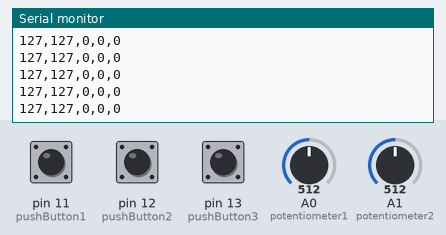
The sketch below on a simulated Arduino Uno, built with avr-gcc and run on an emulated ATmega328P. On the bench: the last lines printed to the serial monitor. Inputs (shaded band) come from the test bench; at power-on: A0 (potentiometer1) = 512, A1 (potentiometer2) = 512, pin 11 (pushButton1) LOW, pin 12 (pushButton2) LOW, pin 13 (pushButton3) LOW.

Above: at 1.2 s.
1.3 s: A0 (potentiometer1) set to 419
At 1.8 s:
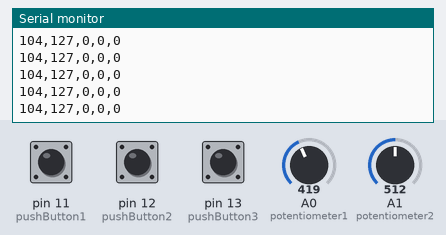
4.3 s: A0 (potentiometer1) set to 389
At 5.2 s:
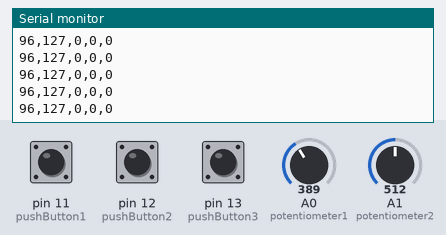
7.3 s: A1 (potentiometer2) set to 420
At 8.4 s:
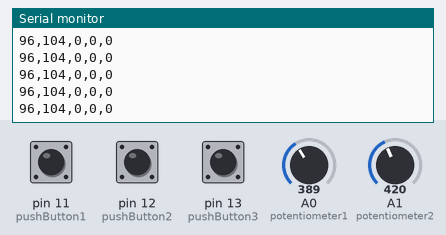
8.8 s: A1 (potentiometer2) set to 384
At 9.3 s:
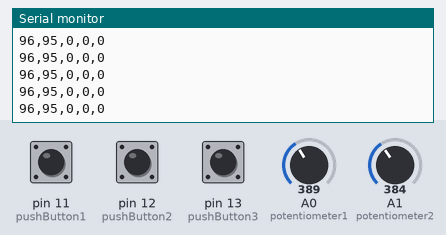
13.3 s: A1 (potentiometer2) set to 45
At 14.0 s:
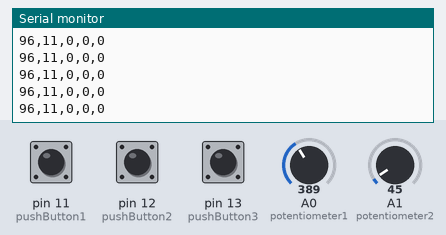
14.8 s: A1 (potentiometer2) set to 36
At 15.5 s:
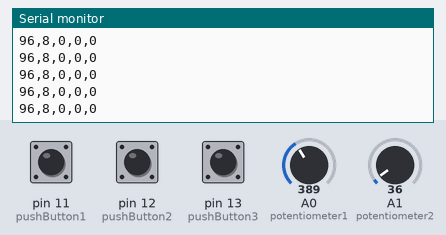
Timing chart, 0 to 17.3 s (numbered marks = the images above; inputs shaded):
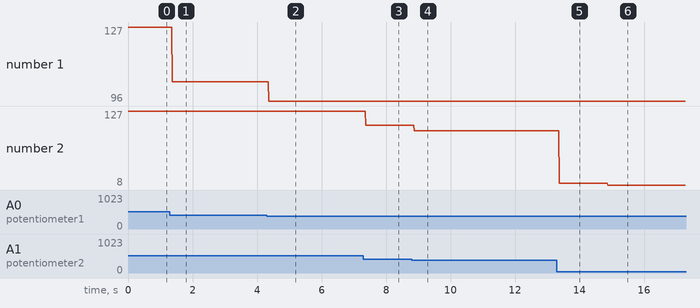

Measured:
- after the input at 1.3 s, the serial monitor: prints a new line after 0.07 s (image 1)
- after the input at 4.3 s, the serial monitor: prints a new line after 0.07 s (image 2)
- after the input at 7.3 s, the serial monitor: prints a new line after 0.07 s (image 3)
- after the input at 8.8 s, the serial monitor: prints a new line after 0.07 s (image 4)
- after the input at 13.3 s, the serial monitor: prints a new line after 0.07 s (image 5)
- after the input at 14.8 s, the serial monitor: prints a new line after 0.07 s (image 6)
- plotted number 1: 127 → 104 after the input at 1.3 s, 104 → 96 after the input at 4.3 s
- plotted number 2: 104 → 95 after the input at 8.8 s, 95 → 11 after the input at 13.3 s, 11 → 8 after the input at 14.8 s

The sketch:

FinalProject.ino
```cpp
int potentiometer1 = A0;  //declares pin for the first potentiometer
int potentiometer2 = A1;  //declares pin for the second potentiometer
int pushButton1 = 11;  //declares pin for the first button
int pushButton2 = 12; //declares pin for the second button
int pushButton3 = 13; //declares pin for the third button

void setup() {
  Serial.begin(9600);   // initialize serial communication at 9600 bits per second
  pinMode(potentiometer1,INPUT);  //pin for first potentiometer
  pinMode(potentiometer2,INPUT);  //pin for second potentiometer
  pinMode(pushButton1,INPUT);
  pinMode(pushButton2,INPUT);
  pinMode(pushButton3,INPUT);
}

void loop() {

  int Pvalue1 = analogRead(potentiometer1); //reads the value of the first potentiometer
  int Pvalue2 = analogRead(potentiometer2); //reads the value of the second potentiometer

  int mappedValue1 = map(Pvalue1, 0, 1023, 0, 255); //maps the above values, ranging from 0-1023 to 0-255
  int mappedValue2 = map(Pvalue2, 0, 1023, 0, 255);

  //Prints the above values into the serial to send to processing
  Serial.print(mappedValue1);
  Serial.print(",");
  Serial.print(mappedValue2);   // display on the serial moniter the valus of each of the button in a format that will allow it to be made sliced and stored in a array for processing
  Serial.print(",");
  Serial.print(digitalRead(pushButton1));
  Serial.print(",");
  Serial.print(digitalRead(pushButton2));
  Serial.print(",");
  Serial.println(digitalRead(pushButton3));

  /*Buttons:
   * 1. Clear Drawing Space
   * 2. Select Random color
   * 3. Take Screenshot
   */
}
```
